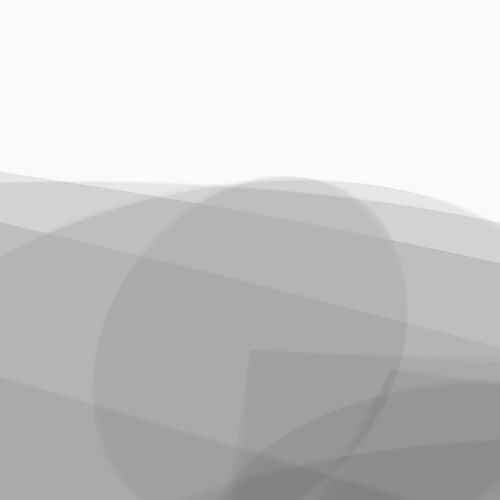
Frame 1 (no input)
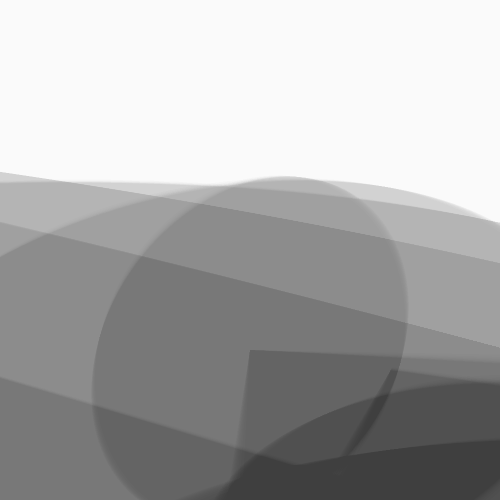
Frame 2 (the mouse pressed at the canvas centre, redrawn once)

The Processing sketch that drew these frames (run headless with seeded random() and noise(); the mouse was pressed at the canvas centre and the sketch redrawn once):

// Processing sketch: processing_84633
// ── processing_84633.pde

void setup()
{
  size(500,500);
  background(250);  
}


void draw ()
{
  
   int H;
  H = 138;
  
  int A;
  A = 270;

  
  noStroke();
 
 translate (250, 350);
 
 for (int i=0 ; i<360 ; i+=30)
 {
 
 
// Création des rectangles, disposition en spirale grâce à ROTATE
// multiplication des formes grâce à Boucle FOR 

fill(3, 2);
scale(2.2, 1.3);

rotate(PI/100);
rect(i, 0, H, A);
rect(H, H, A, A);

rotate(PI/200);
rect(i, 0, H, A);
rect(H, H, A, A);
 
rotate(PI/300);
rect(i, 0, H, A);
rect(H, H, A, A);

rotate(PI/400);
rect(i, 0, H, A);
rect(H, H, A, A);

rotate(PI/500);
rect(i, 0, H, A);
rect(H, H, A, A);

rotate(PI/600);
rect(i, 0, H, A);
rect(H, H, A, A);

rotate(PI/700);
rect(i, 0, H, A);
rect(H, H, A, A);

rotate(PI/800);
rect(i, 0, H, A);
rect(H, H, A, A);

rotate(PI/900);
rect(i, 0, H, A);
rect(H, H, A, A);

rotate(PI/1000);
rect(i, 0, H, A);
rect(H, H, A, A);
 
 
// ellipse, fonction ROTATE et nouvelle tonalité


rotate(PI/100);
ellipse(0, i, H, A);
ellipse(H, H, A, A);

rotate(PI/200);
ellipse(0, i, H, A);
ellipse(H, H, A, A);

rotate(PI/300);
ellipse(0, i, H, A);
ellipse(H, H, A, A);

rotate(PI/400);
ellipse(0, i, H, A);
ellipse(H, H, A, A);

rotate(PI/500);
ellipse(0, i, H, A);
ellipse(H, H, A, A);

rotate(PI/600);
ellipse(0, i, H, A);
ellipse(H, H, A, A);

rotate(PI/700);
ellipse(0, i, H, A);
ellipse(H, H, A, A);

rotate(PI/800);
ellipse(0, i, H, A);
ellipse(H, H, A, A);

rotate(PI/900);
ellipse(0, i, H, A);
ellipse(H, H, A, A);

rotate(PI/1000);
ellipse(0, i, H, A);
ellipse(H, H, A, A);
}
   
 noLoop(); 
}
